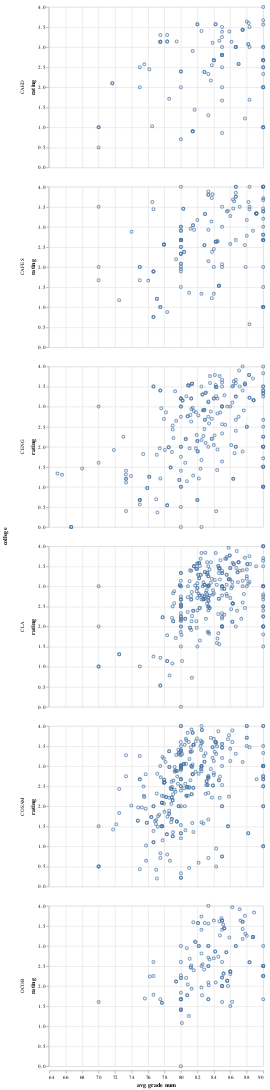

Source (notebook cell):
### Markdown cell above
The general trend of the data shows that professors who have a lower average grade also have a lower polyrating. It looked to me like the points in the bottom left were mostly red (engineering), so to confirm this I seperated by college.

### Code cell
sub2 = sub[sub['avg grade num'] > 55]
alt.Chart(sub2).mark_point().encode(
    alt.X('avg grade num', scale=alt.Scale(zero=False)),
    y='rating',
    row='college'
)

### Figure 1 — Vega-Lite specification as saved in the notebook (floating-point values rounded to 4 significant figures; data arrays with more than 128 entries replaced by an {"elided": "..."} marker saying what was removed)
{"$schema": "https://vega.github.io/schema/vega-lite/v2.json", "config": {"view": {"height": 300, "width": 400}}, "data": {"values": {"elided": "1202 records"}}, "encoding": {"row": {"field": "college", "type": "nominal"}, "x": {"field": "avg grade num", "scale": {"zero": false}, "type": "quantitative"}, "y": {"field": "rating", "type": "quantitative"}}, "mark": "point"}
